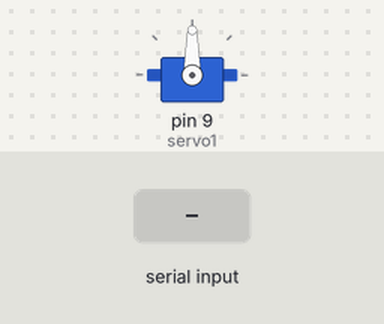
A sketch run on a simulated Arduino Uno, built with avr-gcc and run on an emulated ATmega328P. On the bench: servo. The test bench sets the inputs (shaded band).

Above: at 1.2 s.
1.3 s: "1" received over Serial
At 2.0 s:
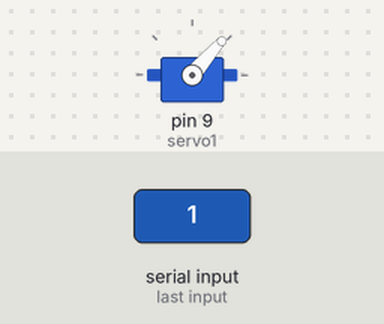
2.8 s: "0" received over Serial
At 3.2 s:
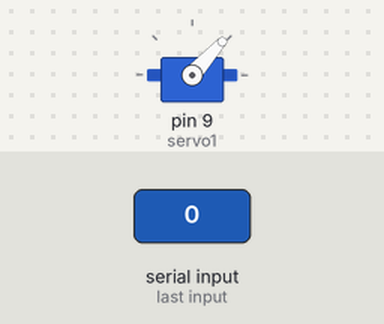
Timing chart, 0 to 5.8 s (numbered marks = the images above; inputs shaded):
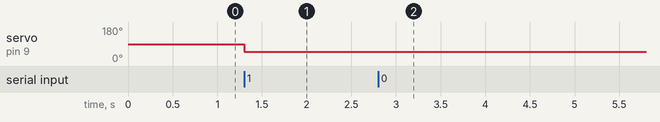

The sketch:

arduino-code.ino
```cpp
#include <Servo.h>;

Servo servo1;

void setup() {
  Serial.begin(9600);
  servo1.attach(9);
}

void loop() {
  if(Serial.available()){
    servo1.write(Serial.read());
    }
}
```

Measured:
- after the input at 1.3 s, servo on pin 9 (servo1): 90° → 49° at once
- after the input at 2.8 s, servo on pin 9 (servo1): 49° → 48° at once
